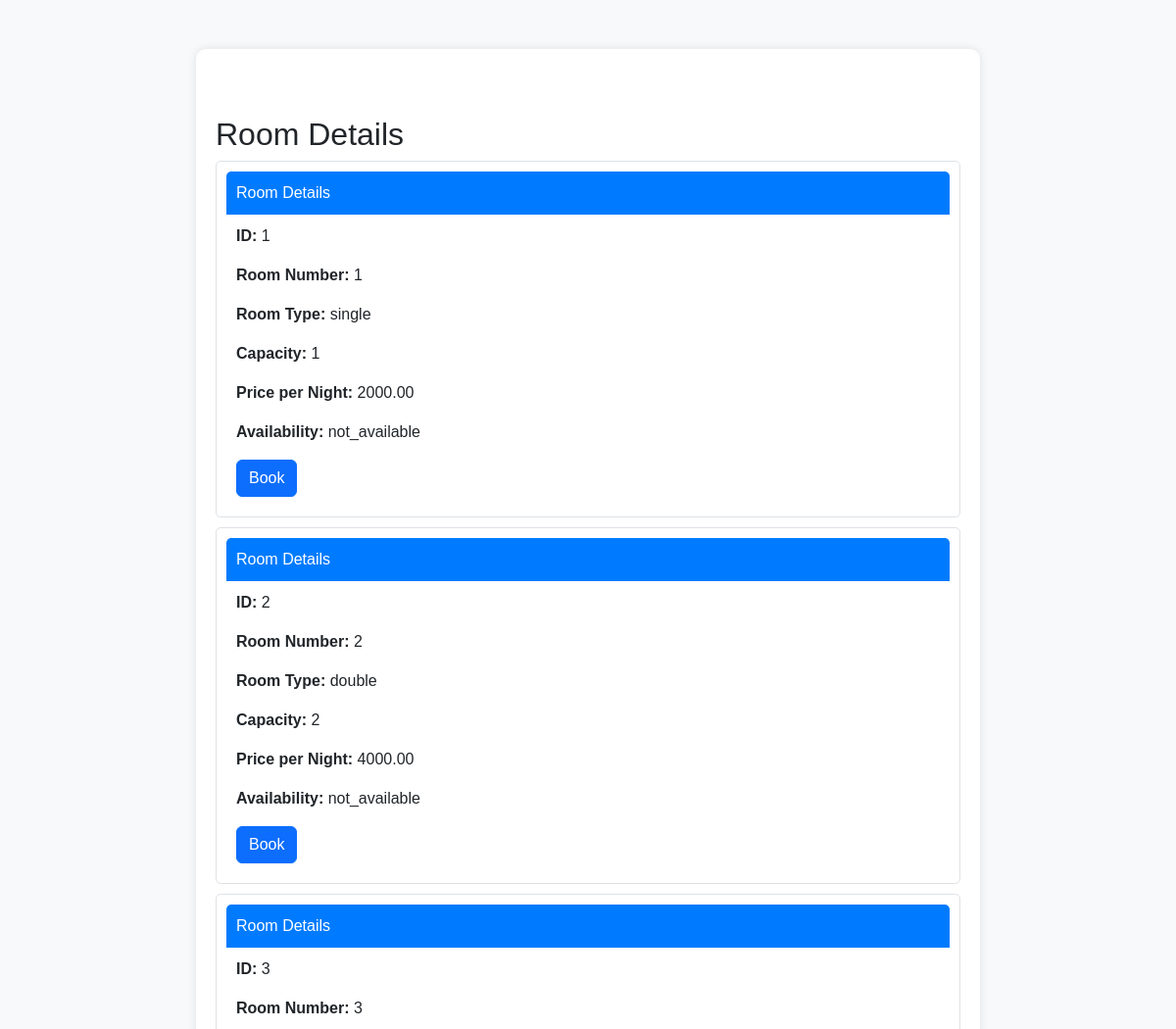
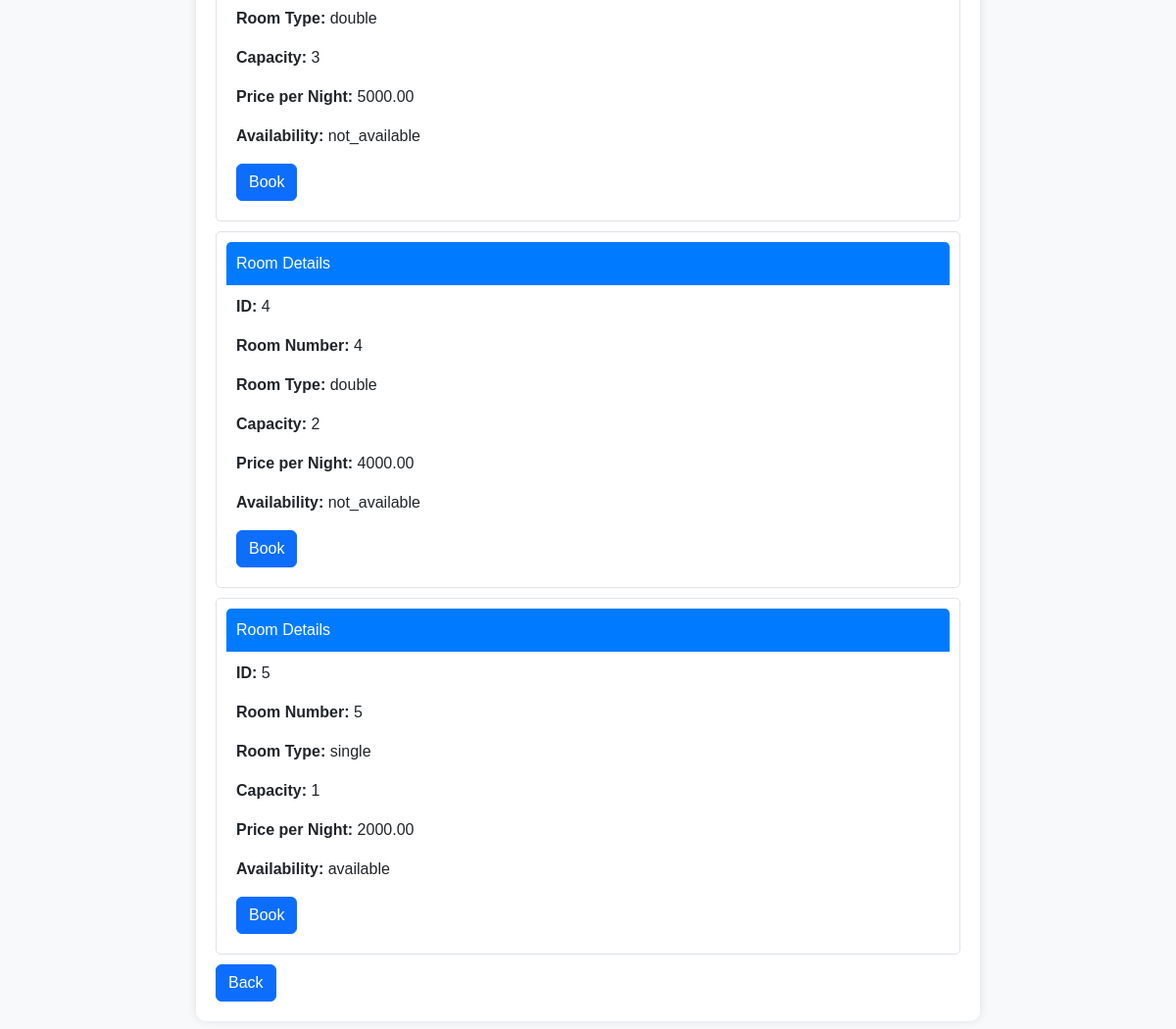
Page /viewroom/ on the committed database (2 pictures, top to bottom).
### hotelapp/models.py (models this page shows, shortened)
class Room(models.Model):
    AVAILABILITY_CHOICES = (
        ('available', 'Available'),
        ('not_available', 'Not Available'),
    )
    ROOM_TYPE_CHOICES = (
        ('single', 'Single'),
        ('double', 'Double'),
        ('suite', 'Suite'),
    )
    room_number = models.CharField(max_length=50, unique=True)
    room_type = models.CharField(max_length=100, choices=ROOM_TYPE_CHOICES)
    capacity = models.PositiveIntegerField()
    price_per_night = models.DecimalField(max_digits=10, decimal_places=2)
    available = models.CharField(max_length=20, choices=AVAILABILITY_CHOICES, default='available')

### hotelapp/views.py (the view)
# urls.py: path('viewroom/',views.viewroom,name='viewroom'),
def viewroom(request):
    cr = Room.objects.all()
    return render(request,"viewrooms.html",{'cr':cr})

### templates/viewrooms.html (shortened to what this page needs)
<!DOCTYPE html>
<html lang="en">
<head>
    <link href="https://cdnjs.cloudflare.com/ajax/libs/bootstrap/5.3.0/css/bootstrap.min.css" rel="stylesheet">
</head>
<body>
    <div class="container">
        <h2 class="mt-5">Room Details</h2>
        {% for room in cr %}
        <div class="room-item">
            <div class="room-item-header">Room Details</div>
            <div class="room-item-body">
                <p><strong>ID:</strong> {{ room.id }}</p>
                <p><strong>Room Number:</strong> {{ room.room_number }}</p>
                <p><strong>Room Type:</strong> {{ room.room_type }}</p>
                <p><strong>Capacity:</strong> {{ room.capacity }}</p>
                <p><strong>Price per Night:</strong> {{ room.price_per_night }}</p>
                <p><strong>Availability:</strong> {{ room.available }}</p>
                <a href="/bookroom/" class="btn btn-primary">Book</a>
            </div>
        </div>
        {% endfor %}
        <a href="/customerprofile/" class="btn btn-primary">Back</a>
    </div>
</body>
</html>

### templates/viewrooms.html (style rules this page uses)
body { background-color: #f8f9fa; font-family: Arial, sans-serif; }
.container { max-width: 800px; margin: 50px auto; padding: 20px; background-color: #fff; border-radius: 10px; box-shadow: 0 0 10px rgba(0, 0, 0, 0.1); }
.room-item { border: 1px solid #dee2e6; border-radius: 5px; margin-bottom: 10px; padding: 10px; }
.room-item-header { background-color: #007bff; color: #fff; padding: 10px; border-top-left-radius: 5px; border-top-right-radius: 5px; }
.room-item-body { padding: 10px; }

### rows in the picture
Room: id "1", room_number "1", room_type "single", capacity "1", price_per_night "2000.00", available "not_available"
Room: id "2", room_number "2", room_type "double", capacity "2", price_per_night "4000.00", available "not_available"
Room: id "3", room_number "3", room_type "double", capacity "3", price_per_night "5000.00", available "not_available"
Room: id "4", room_number "4", room_type "double", capacity "2", price_per_night "4000.00", available "not_available"
Room: id "5", room_number "5", room_type "single", capacity "1", price_per_night "2000.00", available "available"
